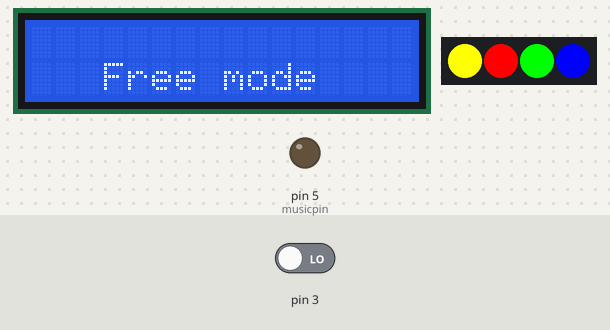
Recording of a sketch running on a simulated Arduino Uno, built with avr-gcc and run on an emulated ATmega328P. Parts: 16×2 character LCD, 4 RGB LEDs in strip order, left to right, output pins drawn as LEDs (lit = HIGH). The test bench sets the inputs (shaded band); at power-on: pin 3 LOW. What the sketch prints to the serial monitor is not drawn.

Above: at 0.1 s.
At 1.2 s:
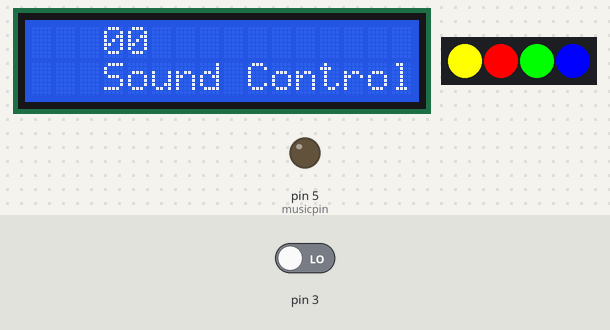
1.3 s: pin 3 driven HIGH
At 1.8 s:
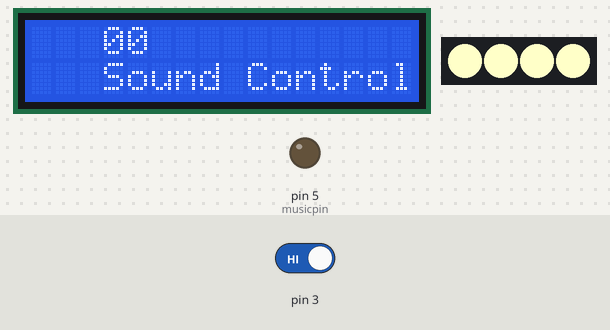
Timing chart, 0 to 4.3 s (numbered marks = the images above; inputs shaded):
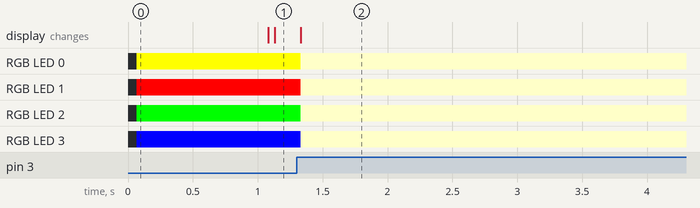

Measured:
- after the input at 1.3 s, RGB LED 0: RGB(255, 255, 0) → RGB(255, 255, 200) at once; RGB LED 1: RGB(255, 0, 0) → RGB(255, 255, 200) at once; RGB LED 2: RGB(0, 255, 0) → RGB(255, 255, 200) at once; RGB LED 3: RGB(0, 0, 255) → RGB(255, 255, 200) at once

The sketch:

ABT-WS2812-Snd.ino
```cpp
#include <EEPROM.h>
#include <Wire.h>
#include <LiquidCrystal.h>
#include "Adafruit_NeoPixel.h"
#ifdef __AVR__
  #include <avr/power.h>
#endif
//LiquidCrystal lcd(8, 9, 4, 5, 6, 7);
LiquidCrystal lcd(6, 10, 9, 14, 15, 16);
//RTC_DS1307 RTC;

#define RGBPIN            2
#define NUMPIXELS         4

#define btnRIGHT  0
#define btnUP     1
#define btnDOWN   2
#define btnLEFT   3
#define btnSELECT 4
#define btnSELECT1 6
#define btnNONE   5
#define BellStart 5

#define CNT_R  30
#define CNT_G   30
#define CNT_Y   10

int ledType = 0;//0-red;1-yellow;2-green;4-yellow;
int cntLed[4]={CNT_R,CNT_Y,CNT_G,CNT_Y};
int cntVal = 0;
int musicpin=5;
int bellFlag=0;
int soundFlag=0;
unsigned char LedRef[12] = {255,255,0,255,0,0,0,255,0,0,0,255};

int mat1=0;
int mat2=0;

Adafruit_NeoPixel pixels = Adafruit_NeoPixel(NUMPIXELS, RGBPIN, NEO_GRB + NEO_KHZ800);
int ontime = 300;
int ledMode = 1;
/////////////////////////////////////////
struct bellTime{
    int thour;
    int tmin;
    int tsec;
};
bellTime _bTime;
bellTime _obTime;
unsigned char ledOnFlag = 0;
int wb_H=0;
int wb_L=30;
/////////////////////////////////////////
void setup() {
  int i;
  Serial.begin(9600);
  //Serial1.begin(9600);
  pinMode (musicpin, OUTPUT);
  pinMode (A0, INPUT);
  pinMode (A1, INPUT);
  pinMode (A2, INPUT);
  pinMode (A3, INPUT);
  pinMode (7, INPUT);
  pinMode (8, INPUT);
  pinMode (0, INPUT);
  pinMode (1, INPUT);

 lcd.begin(16, 2);
 pixels.begin();
 lcd.setCursor(3,1);
        lcd.print("Free mode    ");
 for( i=0;i<NUMPIXELS;i++){
             pixels.setPixelColor(i, pixels.Color(0,0,0));
             pixels.show();
            }
}

int frmCnt=0;
int crosPos=0;


void loop() {
    int i=0;
    int x;

    char tmbuff[4];
   if(ledMode)
   {
       DefPlay(1,cntVal++);
       delay(1000);
    }else{
     if(ledOnFlag==0)
   {
    x = digitalRead(3);
    //Serial.print("io 1 is: ");
    Serial.println("led off!");
    if(x)
    {
      ledOnFlag = 1;
      for( i=0;i<NUMPIXELS;i++){
        pixels.setPixelColor(i, pixels.Color(255,255,200));
        pixels.show();
      }
      }

    }else{
      Serial.println("led on!");
      cntVal++;
        if(cntVal==ontime)
        {
          ledOnFlag = 0;
          cntVal = 0;
          for( i=0;i<NUMPIXELS;i++){
             pixels.setPixelColor(i, pixels.Color(0,0,0));
             pixels.show();
            }
          }
      }

     delay(50);
     /////////////////////////////////////////
     //Serial.print("io 0 is: ");
    // Serial.println(digitalRead(0));

     /////////////////////////////////////////
     if(cntVal%20==0)
     {
     sprintf(tmbuff,"%02d",cntVal/20);
     lcd.setCursor(3,0);
     lcd.print(tmbuff);
     }
    }
     if(getKey()==btnUP)//声控灯模式
     {
      ledMode = 0;
      cntVal = 0;
      lcd.setCursor(3,1);
       lcd.print("Sound Control");
      }else if(getKey()==btnDOWN)//流水灯模式
      {
        ledMode = 1;
        cntVal = 0;
        lcd.setCursor(3,0);
        lcd.print("   ");
        lcd.setCursor(3,1);
        lcd.print("Free mode    ");
        }
}
void DefPlay(int mode,int cnt)
{
  int i,j;
  if(!mode)//声控灯模式
  {
    for( i=0;i<NUMPIXELS;i++){
             pixels.setPixelColor(i, pixels.Color(255,255,150));
             pixels.show();
            }
  }else{
    cnt = cnt %4;
    for( i=0;i<NUMPIXELS;i++){
             j = (i+cnt)%4;
             j*=3;
             pixels.setPixelColor(i, pixels.Color(LedRef[j+0],LedRef[j+1],LedRef[j+2]));
             pixels.show();
            }
    }
}
//设置
void SetClock(){
  int setCnt=0;
  char tmbuff[16];
  String s;
  int noact=0;
  int aimDis = ((wb_H<<8)+wb_L);
    crosPos = 1;
        setCnt = 0;
        lcd.setCursor(BellStart+crosPos+2,1);
        lcd.blink();
        for(;;)
        {
             if(setCnt>3&&getKey()==btnSELECT1)
             {
                 break;
              }
             if(getKey()==btnUP)
              {
                noact=0;
                lcd.noBlink();

                      if(aimDis<300)
                      aimDis++;
                      else
                      aimDis=0;
                      sprintf(tmbuff,"%04dCM",aimDis);
                      s = String(tmbuff);
                      lcd.setCursor(BellStart+crosPos-1,1);
                      lcd.print(s);
                      lcd.setCursor(BellStart+crosPos+2,1);
                      lcd.blink();
                }else if(getKey()==btnDOWN)
              {
                noact=0;
                lcd.noBlink();
                      if(aimDis>0)
                      aimDis--;
                      else
                      aimDis=300;
                      sprintf(tmbuff,"%04dCM",aimDis);
                      s = String(tmbuff);
                      lcd.setCursor(BellStart+crosPos-1,1);
                      lcd.print(s);
                      lcd.setCursor(BellStart+crosPos+2,1);
                      lcd.blink();
                }else if(getKey()==btnNONE)
                {
                  noact++;
                  if(noact>50)
                  break;

                  }
              delay(200);
              setCnt++;
          }
          //RTC.begin();
          crosPos = 0;
          lcd.noBlink();
          wb_H = aimDis>>8;
          wb_L = aimDis&0xff;
          WriteCfg(0,wb_H);
          WriteCfg(1,wb_L);
          Serial.println("set ok!");

}

int getKey() {
   if(!digitalRead(A0))
   {
    delay(10);
    if(!digitalRead(A0))
       return btnUP;
    }
   if(!digitalRead(A1))
   {
    delay(10);
    if(!digitalRead(A1))
    return btnRIGHT;
    }
   if(!digitalRead(A3)){
    delay(10);
    if(!digitalRead(A3))
    return btnDOWN;
    }
   if(!digitalRead(A2)){
    delay(10);
    if(!digitalRead(A2))
     return btnLEFT;
     }
   if(!digitalRead(7)) {
    delay(10);
    if(!digitalRead(7))
    return btnSELECT;
    }
    if(!digitalRead(8)) {
    delay(10);
    if(!digitalRead(8))
    return btnSELECT1;
    }
  return btnNONE;
}
unsigned char ReadCfg(unsigned char addr)
 {
      unsigned char val;
      val =  EEPROM.read(addr);
      return val;

  }
  void WriteCfg(unsigned char addr,unsigned char val)
 {
      EEPROM.write(addr, val);
  }
```
